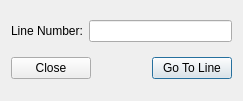
<?xml version="1.0" encoding="UTF-8"?>
<ui version="4.0">
 <class>ScriptGoTo</class>
 <widget class="QDialog" name="ScriptGoTo">
  <property name="geometry">
   <rect>
    <x>0</x>
    <y>0</y>
    <width>243</width>
    <height>101</height>
   </rect>
  </property>
  <property name="windowTitle">
   <string>Go to line...</string>
  </property>
  <layout class="QGridLayout" name="gridLayout">
   <item row="0" column="0">
    <layout class="QGridLayout" name="gridLayout_2">
     <item row="0" column="0">
      <widget class="QLabel" name="label">
       <property name="text">
        <string>Line Number:</string>
       </property>
      </widget>
     </item>
     <item row="0" column="1">
      <widget class="QLineEdit" name="gotoLineEdit"/>
     </item>
    </layout>
   </item>
   <item row="1" column="0">
    <layout class="QGridLayout" name="gridLayout_3">
     <item row="0" column="1">
      <spacer name="horizontalSpacer">
       <property name="orientation">
        <enum>Qt::Horizontal</enum>
       </property>
       <property name="sizeHint" stdset="0">
        <size>
         <width>40</width>
         <height>20</height>
        </size>
       </property>
      </spacer>
     </item>
     <item row="0" column="2">
      <widget class="QPushButton" name="gotoButton">
       <property name="text">
        <string>Go To Line</string>
       </property>
      </widget>
     </item>
     <item row="0" column="0">
      <widget class="QPushButton" name="closeButton">
       <property name="text">
        <string>Close</string>
       </property>
      </widget>
     </item>
    </layout>
   </item>
  </layout>
 </widget>
 <resources/>
 <connections/>
</ui>
